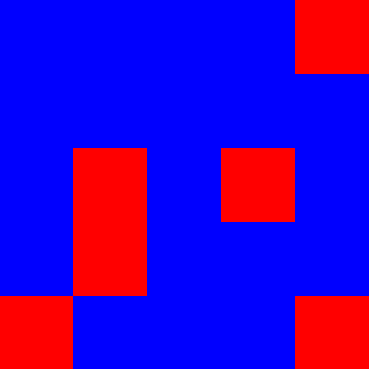
#> input picture images/encoded_matrix.png, 369 x 369 px
$ python 'draw_from _image_original.py'
#> lines starting #> are read from the running program, lines starting #| are printed output that depends on the picture; after the words box and inside, x2 and y2 are one past the last pixel; in counts of white or black regions, pixels touching at a corner belong together
import numpy as np
import cv2

def preprocess_image(image_path):
#> called with image_path = 'images/encoded_matrix.png'
    image = cv2.imread(image_path)
#> image is the input picture: shape (369, 369, 3); mean B, G, R 193.9, 0, 61.1
    if image is None:
        raise ValueError(f"Failed to load image from path: {image_path}")

    # Display original image
    cv2.imshow('Original Image', image)
    cv2.waitKey(0)
    cv2.destroyAllWindows()

    return image


def find_largest_contour(image):
    # Convert the image to binary masks for red and blue
    lower_red = np.array([0, 0, 100])
    upper_red = np.array([50, 50, 255])
    red_mask = cv2.inRange(image, lower_red, upper_red)
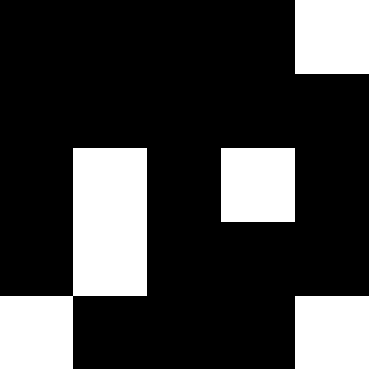
#> red_mask: shape (369, 369); 24% white; 4 white regions, box (x1, y1, x2, y2) and area: (0, 148, 147, 369) 16281, (295, 0, 369, 74) 5476, (221, 148, 295, 222) 5476, (295, 296, 369, 369) 5402

    lower_blue = np.array([100, 0, 0])
    upper_blue = np.array([255, 50, 50])
    blue_mask = cv2.inRange(image, lower_blue, upper_blue)
#> blue_mask: shape (369, 369); 76% white; 4 black regions

    lower_green = np.array([0, 100, 0])
    upper_green = np.array([50, 255, 50])
    green_mask = cv2.inRange(image, lower_green, upper_green)
#> green_mask: shape (369, 369); every value is 0

    # Combine the masks
    binary_image = cv2.bitwise_or(red_mask, green_mask)

    # Find contours
    contours, _ = cv2.findContours(binary_image, cv2.RETR_EXTERNAL, cv2.CHAIN_APPROX_SIMPLE)
#> contours = 4 contours; box (x1, y1, x2, y2) and area: (0, 148, 147, 369) 15915, (221, 148, 295, 222) 5329, (295, 0, 369, 74) 5329, (295, 296, 369, 369) 5256

    # Draw contours on the original image
    contour_image = image.copy()
    cv2.drawContours(contour_image, contours, -1, (0, 255, 0), 2)
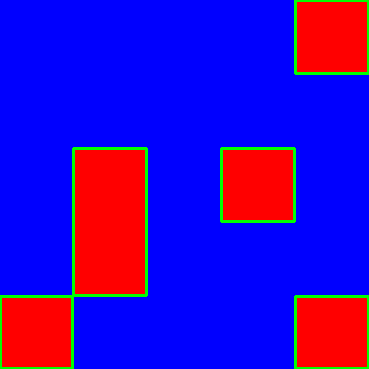
#> contour_image: shape (369, 369, 3); 3.19% of pixels changed, all inside (x1, y1, x2, y2) = (0, 0, 369, 369)
    cv2.imshow('Contours', contour_image)
    cv2.waitKey(0)
    cv2.destroyAllWindows()

    # Find the largest contour
    largest_contour = max(contours, key=cv2.contourArea)
#> largest_contour = contour of 10 points, box (x1, y1, x2, y2) (0, 148, 147, 369), area 15915
    rect = cv2.minAreaRect(largest_contour)
#> rect = ((73, 258), (220, 146), -90)
    box = cv2.boxPoints(rect)
#> box = [[146, 368], [-6.74e-15, 368], [0, 148], [146, 148]]
    box = np.int0(box)
#> box = [[146, 368], [0, 368], [0, 148], [146, 148]]
    print(f"Found largest contour with box points: {box}")
#| Found largest contour with box points: [[146 368]
#|  [  0 368]
#|  [  0 148]
#|  [146 148]]

    # Draw the bounding box on the original image
    cv2.drawContours(image, [box], 0, (0, 255, 0), 2)
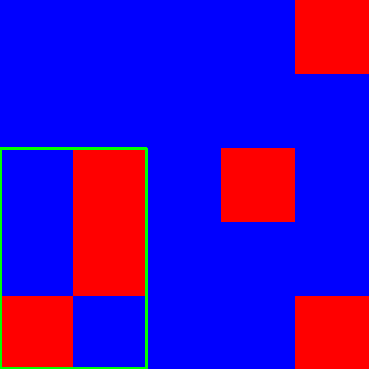
#> image: shape (369, 369, 3); 1.34% of pixels changed, all inside (x1, y1, x2, y2) = (0, 147, 148, 369)
    cv2.imshow('Bounding Rectangle', image)

    # Extract the largest contour
    width = int(rect[1][0])
#> width = 220
    height = int(rect[1][1])
#> height = 146
    src_pts = box.astype("float32")
#> src_pts = [[146, 368], [0, 368], [0, 148], [146, 148]]
    dst_pts = np.array([[0, height-1],
                        [0, 0],
                        [width-1, 0],
                        [width-1, height-1]], dtype="float32")
#> dst_pts = [[0, 145], [0, 0], [219, 0], [219, 145]]
    M = cv2.getPerspectiveTransform(src_pts, dst_pts)
#> M = [[0, -0.995, 366.3], [0.993, 0, 0], [0, 0, 1]]
    warped = cv2.warpPerspective(image, M, (width, height))
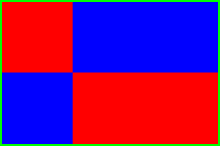
#> warped: shape (146, 220, 3); mean B, G, R 121.5, 11.5, 122.1

    # Convert the extracted matrix to grayscale
    gray_matrix = cv2.cvtColor(warped, cv2.COLOR_BGR2GRAY)
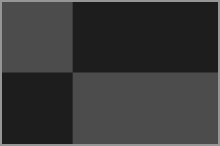
#> gray_matrix: shape (146, 220); min 29, max 150, mean 57

    # Display the grayscale extracted matrix
    cv2.imshow('Extracted Grayscale Matrix', gray_matrix)
    cv2.waitKey(0)
    cv2.destroyAllWindows()

    return gray_matrix


def enhance_contrast(gray_matrix):
    #Apply Otsu's thresholding
    _, high_contrast_matrix = cv2.threshold(gray_matrix, 0, 255, cv2.THRESH_BINARY + cv2.THRESH_OTSU)
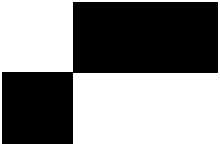
#> high_contrast_matrix: shape (146, 220); 52% white; 1 black region, box (x1, y1, x2, y2) and area: (2, 2, 218, 144) 15407

    # Invert the matrix
    high_contrast_matrix = cv2.bitwise_not(high_contrast_matrix)

    # Display the high contrast grayscale matrix
    cv2.imshow('High Contrast Grayscale Matrix', high_contrast_matrix)
    cv2.waitKey(0)
    cv2.destroyAllWindows()

    return high_contrast_matrix


def scale_to_5x5(high_contrast_matrix):
    # Resize the image to 5x5
    scaled_matrix = cv2.resize(high_contrast_matrix, (5, 5), interpolation=cv2.INTER_AREA)
#> scaled_matrix = [[0, 81, 238, 238, 227], [0, 87, 255, 255, 243], [130, 133, 128, 128, 122], [243, 168, 0, 0, 0], [227, 157, 0, 0, 0]]

    # Display the scaled 5x5 matrix
    cv2.imshow('Scaled 5x5 Matrix', scaled_matrix)
    cv2.waitKey(0)
    cv2.destroyAllWindows()

    return scaled_matrix


def binarize_matrix(scaled_matrix):
    binary_matrix = np.zeros((5, 5), dtype=int)
    for i in range(5):
        for j in range(5):
            # Assuming the high contrast image results in either 0 or 255 values
            if scaled_matrix[i, j] > 128:
                binary_matrix[i, j] = 1
            else:
                binary_matrix[i, j] = 0

    # Display binarized matrix
    print("Binarized matrix:")
    print(binary_matrix)

    return binary_matrix

def rotate_matrix_90_degrees(matrix):
    # Transpose the matrix
    transposed_matrix = [list(row) for row in zip(*matrix)]
    # Reverse each row
    rotated_matrix = [row[::-1] for row in transposed_matrix]
    return rotated_matrix


def decode_number(matrix):
    print(matrix)
    condition = matrix[4,4] == 0 and matrix[0,0] == 1 and matrix[0,4] == 1 and matrix[4,0] == 1
    if not condition:
        cnt = 0
        while not condition and cnt < 4:
            cnt += 1
            condition = matrix[4,4] == 0 and matrix[0,0] == 1 and matrix[0,4] == 1 and matrix[4,0] == 1
            if condition:
                break
            elif cnt == 4:
                print("Invalid matrix format. Could not find start and stop bits.")
            else:
                matrix = np.rot90(matrix)

    binary_data = ''
    for i in range(1, 3):
        for j in range(1, 5):
            binary_data += str(matrix[i, j])
    print(f"Binary data: {binary_data}")
    number = int(binary_data, 2)
    return number


# Example usage
image_path = 'images/encoded_matrix.png'  # Path to the larger image file containing the 5x5 matrix
image = preprocess_image(image_path)
gray_matrix = find_largest_contour(image)
high_contrast_matrix = enhance_contrast(gray_matrix)
scaled_matrix = scale_to_5x5(high_contrast_matrix)
binary_matrix = binarize_matrix(scaled_matrix)
#> binary_matrix = [[0, 0, 1, 1, 1], [0, 0, 1, 1, 1], [1, 1, 0, 0, 0], [1, 1, 0, 0, 0], [1, 1, 0, 0, 0]]
decoded_number = decode_number(binary_matrix)
#| [[0 0 1 1 1]
#|  [0 0 1 1 1]
#|  [1 1 0 0 0]
#|  [1 1 0 0 0]
#|  [1 1 0 0 0]]
#> in decode_number, `condition = matrix[4,4] == 0 and matrix[0,0] == 1 and matrix[0,4] == 1..`: condition = False
#> the loop in decode_number, `while not condition and cnt < 4:` made 4 passes
#| Invalid matrix format. Could not find start and stop bits.
#> after the loop in decode_number, `while not condition and cnt < 4:`: cnt = 4; matrix = [[1, 1, 1, 0, 0], [1, 1, 1, 0, 0], [0, 0, 0, 1, 1], [0, 0, 0, 1, 1], [0, 0, 0, 1, 1]]
#> after the loop in decode_number, `for i in range(1, 3):`: binary_data = '11000011'
#| Binary data: 11000011
#> in decode_number, `number = int(binary_data, 2)`: number = 195
#> decoded_number = 195

print("Decoded number:", decoded_number)
#| Decoded number: 195
